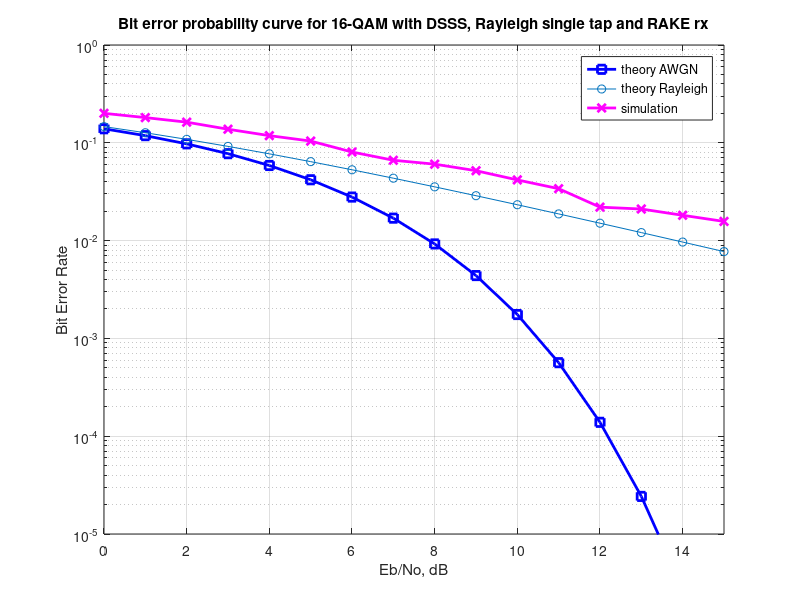
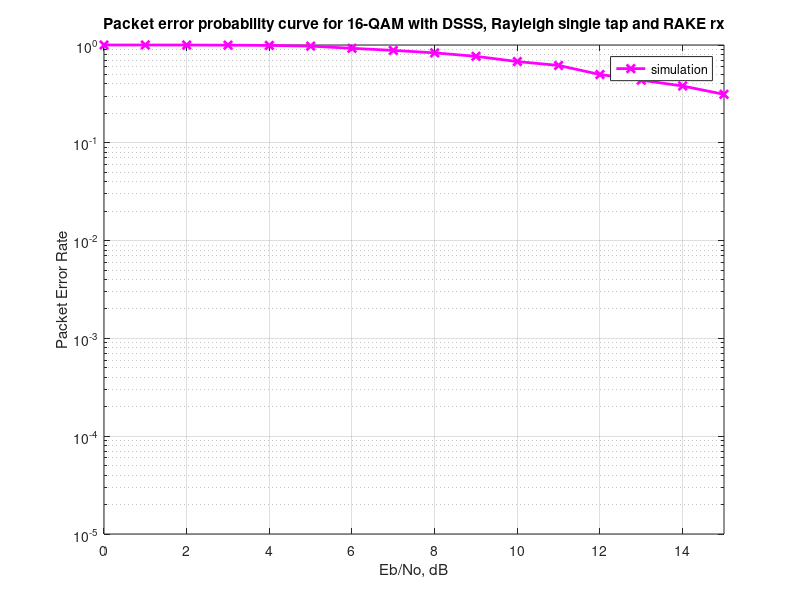

MATLAB code to generate these figures, in order:
    clear all
    clc
    numPkts=1000; %number of packets sent

    N = 200; % number of symbols
    M = 16;   % constellation size
    k = log2(M); % bits per symbol
    
    %%%%%for spreading
    seq=[1;1;1;1;1;0;0;1;1;0;1;0;1]; 
    sequence=seq*2-1; %convert in 1s and -1s
    seqLen=length(sequence);

    %%%%%%%%for RAKE receiver
    numFingers=1; %if using RAKE defines number of fingers
    finger=zeros(seqLen,N,numFingers);
    decodeBitx=zeros(numFingers,N);

    % defining the real and imaginary PAM constellation
    % for 16-QAM
    alphaRe = [-(2*sqrt(M)/2-1):2:-1 1:2:2*sqrt(M)/2-1];
    alphaIm = [-(2*sqrt(M)/2-1):2:-1 1:2:2*sqrt(M)/2-1];
    k_16QAM = 1/sqrt(10);

    Eb_N0_dB  = [0:15]; % multiple Es/N0 values
    Es_N0_dB  = Eb_N0_dB + 10*log10(k);
    erTot=zeros(1,length(Eb_N0_dB));

    % Mapping for binary <--> Gray code conversion
    ref = [0:k-1];
    map = bitxor(ref,floor(ref/2));
    [tt ind] = sort(map);                                

    for ii = 1:length(Eb_N0_dB)
    for pktX=1:numPkts    
    % symbol generation
    % ------------------
    ipBit = rand(1,N*k,1)>0.5; % random 1's and 0's
    ipBitReshape = reshape(ipBit,k,N).';
    bin2DecMatrix = ones(N,1)*(2.^[(k/2-1):-1:0]) ; % conversion from binary to decimal
    % real
    ipBitRe =  ipBitReshape(:,[1:k/2]);
    ipDecRe = sum(ipBitRe.*bin2DecMatrix,2);
    ipGrayDecRe = bitxor(ipDecRe,floor(ipDecRe/2));
    % imaginary
    ipBitIm =  ipBitReshape(:,[k/2+1:k]);
    ipDecIm = sum(ipBitIm.*bin2DecMatrix,2);
    ipGrayDecIm = bitxor(ipDecIm,floor(ipDecIm/2)); 
    % mapping the Gray coded symbols into constellation
    modRe = alphaRe(ipGrayDecRe+1);
    modIm = alphaIm(ipGrayDecIm+1);
    % complex constellation
    mod = modRe + j*modIm;
    s = k_16QAM*mod; % normalization of transmit power to one 
    
    %%spreading
    sT=sequence*s;
    s2=reshape(sT,1,seqLen*N);

    % noise
    % -----
    
EsNo=10^(Es_N0_dB(ii)/10);
stanDevNoise=sqrt((seqLen)/(2*EsNo));
    
%     stanDevNoise=sqrt((seqLen));
    noise =stanDevNoise *[randn(1,length(s2)) + j*randn(1,length(s2))]; % white guassian noise, 0dB variance 

h=(1/sqrt(2))*(randn+j*randn);    %equal power
 
%     y1 = s2 + 10^(-Es_N0_dB(ii)/20)*n; % additive white gaussian noise

    y1 = conv(s2,h) + noise; % additive white gaussian noise

    
    
    %%despreading    
[~,I]=sort(abs(h),'descend'); %puts path gains in descending order
for n=1:numFingers
Rxchips=reshape(y1(I(n):end+(I(n)-1)),seqLen,N); %selects stongest path
% finger(:,:,n)=(Rxchips*h(I(n))')/sqrt(abs(h(I(n)))); %selects first 'n' stongest paths
finger(:,:,n)=(Rxchips*h(I(n))')/(abs(h(I(n))))^2; %selects first 'n' stongest paths

decodeBitx(n,:)=(sequence'*finger(:,:,n)); %multiplies by spreading sequence
end
decodeBit=sum(decodeBitx,1); %adds up columns, coherently combining o/p of each correlator

    y=decodeBit/(seqLen*numFingers);
     
% demodulation
    % ------------
    
    y_re = real(y)/k_16QAM; % real part
    y_im = imag(y)/k_16QAM; % imaginary part

    % rounding to the nearest alphabet
    ipHatRe = 2*floor(y_re/2)+1;
    ipHatRe(find(ipHatRe>max(alphaRe))) = max(alphaRe);
    ipHatRe(find(ipHatRe<min(alphaRe))) = min(alphaRe);
    ipHatIm = 2*floor(y_im/2)+1;
    ipHatIm(find(ipHatIm>max(alphaIm))) = max(alphaIm);
    ipHatIm(find(ipHatIm<min(alphaIm))) = min(alphaIm);

    % Constellation to Decimal conversion
    ipDecHatRe = ind(floor((ipHatRe+4)/2+1))-1; % LUT based
    ipDecHatIm = ind(floor((ipHatIm+4)/2+1))-1; % LUT based

    % converting to binary string
    ipBinHatRe = dec2bin(ipDecHatRe,k/2);
    ipBinHatIm = dec2bin(ipDecHatIm,k/2);

    % converting binary string to number
    ipBinHatRe = ipBinHatRe.';
    ipBinHatRe = ipBinHatRe(1:end).';
    ipBinHatRe = reshape(str2num(ipBinHatRe).',k/2,N).' ;
    
    ipBinHatIm = ipBinHatIm.';
    ipBinHatIm = ipBinHatIm(1:end).';
    ipBinHatIm = reshape(str2num(ipBinHatIm).',k/2,N).' ;

    % counting errors for real and imaginary
    nBitErr(pktX) = size(find([ipBitRe- ipBinHatRe]),1) + size(find([ipBitIm - ipBinHatIm]),1) ;
    erPkt(pktX)=size(find([ipBitRe- ipBinHatRe]),1) + size(find([ipBitIm - ipBinHatIm]),1);
    pktInEr=erPkt>0; %returns 1 if current packet has an error in

    end
    erTot(ii)=erTot(ii)+sum(nBitErr); %total errors in all packets

    simBer(ii)=(erTot(ii)/(N*k*numPkts)); %bit error rate
    erTot(ii)=sum(erPkt); %total errors in all packets
    totPktEr(ii)=sum(pktInEr); %total packets in error
    totPktErRate(ii)=totPktEr(ii)/numPkts; %packet error rate
    end

    theoryBer = (1/k)*3/2*erfc(sqrt(k*0.1*(10.^(Eb_N0_dB/10))));

    EbNoLin=10.^(Eb_N0_dB/10);
    gamma_c=EbNoLin*k;
    ber = 1/2 * ( 1 - sqrt(gamma_c/k./(1+gamma_c/k)) );
    close all; figure
    semilogy(Eb_N0_dB,theoryBer,'bs-','LineWidth',2);
    hold on
    semilogy(Eb_N0_dB,ber,'o-')
    hold on
    semilogy(Eb_N0_dB,simBer,'mx-','LineWidth',2);
    axis([0 15 10^-5 1])
    grid on
    legend('theory AWGN','theory Rayleigh', 'simulation');
    xlabel('Eb/No, dB')
    ylabel('Bit Error Rate')

    title('Bit error probability curve for 16-QAM with DSSS, Rayleigh single tap and RAKE rx')

    figure
    semilogy(Eb_N0_dB,totPktErRate,'mx-','LineWidth',2);
    axis([0 15 10^-5 1])
    grid on
    legend('simulation');
    xlabel('Eb/No, dB')
    ylabel('Packet Error Rate')
    title('Packet error probability curve for 16-QAM with DSSS, Rayleigh single tap and RAKE rx')